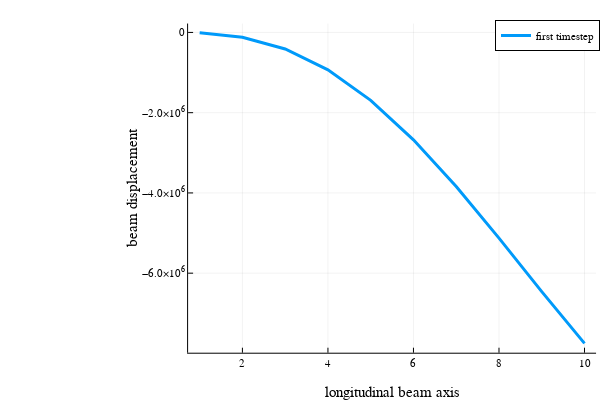

Notebook cell for this chart:
### Code cell
Plots.plot(displacement[:2], label = "first timestep", linewidth=3)

xlabel!("longitudinal beam axis")
ylabel!("beam displacement")

### Figure 1 — Plotly figure (JSON) as saved in the notebook; plotly's stock layout.template omitted (floating-point values rounded to 4 significant figures)
{"data": [{"colorbar": {"title": ""}, "legendgroup": "first timestep", "line": {"color": "rgba(0, 154, 250, 1.000)", "dash": "solid", "shape": "linear", "width": 3}, "mode": "lines", "name": "first timestep", "showlegend": true, "type": "scatter", "x": [1, 2, 3, 4, 5, 6, 7, 8, 9, 10], "xaxis": "x", "y": [-10900.0, -120500.0, -412600.0, -932700.0, -1693000.0, -2676000.0, -3841000.0, -5128000.0, -6459000.0, -7750000.0], "yaxis": "y", "zmax": null, "zmin": null}], "layout": {"annotations": [], "height": 400, "legend": {"bgcolor": "rgba(255, 255, 255, 1.000)", "bordercolor": "rgba(0, 0, 0, 1.000)", "borderwidth": 1, "font": {"color": "rgba(0, 0, 0, 1.000)", "family": "sans-serif", "size": 11}, "title": {"font": {"color": "rgba(0, 0, 0, 1.000)", "family": "sans-serif", "size": 15}, "text": ""}, "tracegroupgap": 0, "traceorder": "normal", "x": 1, "xanchor": "auto", "y": 1, "yanchor": "auto"}, "margin": {"b": 20, "l": 0, "r": 0, "t": 20}, "paper_bgcolor": "rgba(255, 255, 255, 1.000)", "plot_bgcolor": "rgba(255, 255, 255, 1.000)", "showlegend": true, "width": 600, "xaxis": {"anchor": "y", "domain": [0.3135, 0.9934], "gridcolor": "rgba(0, 0, 0, 0.100)", "gridwidth": 0.5, "linecolor": "rgba(0, 0, 0, 1.000)", "mirror": false, "range": [0.73, 10.27], "showgrid": true, "showline": true, "showticklabels": true, "tickangle": 0, "tickcolor": "rgb(0, 0, 0)", "tickfont": {"color": "rgba(0, 0, 0, 1.000)", "family": "sans-serif", "size": 11}, "tickmode": "array", "ticks": "inside", "ticktext": ["2", "4", "6", "8", "10"], "tickvals": [2, 4, 6, 8, 10], "title": "longitudinal beam axis", "titlefont": {"color": "rgba(0, 0, 0, 1.000)", "family": "sans-serif", "size": 15}, "type": "-", "visible": true, "zeroline": false, "zerolinecolor": "rgba(0, 0, 0, 1.000)"}, "yaxis": {"anchor": "x", "domain": [0.07581, 0.9902], "gridcolor": "rgba(0, 0, 0, 0.100)", "gridwidth": 0.5, "linecolor": "rgba(0, 0, 0, 1.000)", "mirror": false, "range": [-7982000.0, 221300.0], "showgrid": true, "showline": true, "showticklabels": true, "tickangle": 0, "tickcolor": "rgb(0, 0, 0)", "tickfont": {"color": "rgba(0, 0, 0, 1.000)", "family": "sans-serif", "size": 11}, "tickmode": "array", "ticks": "inside", "ticktext": ["−6.0×10<sup>6</sup>", "−4.0×10<sup>6</sup>", "−2.0×10<sup>6</sup>", "0"], "tickvals": [-6000000, -4000000, -2000000, 0], "title": "beam displacement", "titlefont": {"color": "rgba(0, 0, 0, 1.000)", "family": "sans-serif", "size": 15}, "type": "-", "visible": true, "zeroline": false, "zerolinecolor": "rgba(0, 0, 0, 1.000)"}}}
